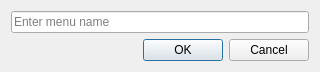
<?xml version="1.0" encoding="UTF-8"?>
<ui version="4.0">
 <class>AddMenu</class>
 <widget class="QDialog" name="AddMenu">
  <property name="geometry">
   <rect>
    <x>0</x>
    <y>0</y>
    <width>320</width>
    <height>72</height>
   </rect>
  </property>
  <property name="windowTitle">
   <string>Dialog</string>
  </property>
  <layout class="QVBoxLayout" name="verticalLayout">
   <item>
    <widget class="QLineEdit" name="menuName">
     <property name="placeholderText">
      <string>Enter menu name</string>
     </property>
    </widget>
   </item>
   <item>
    <widget class="QDialogButtonBox" name="buttonBox">
     <property name="orientation">
      <enum>Qt::Horizontal</enum>
     </property>
     <property name="standardButtons">
      <set>QDialogButtonBox::Cancel|QDialogButtonBox::Ok</set>
     </property>
    </widget>
   </item>
  </layout>
 </widget>
 <resources/>
 <connections>
  <connection>
   <sender>buttonBox</sender>
   <signal>accepted()</signal>
   <receiver>AddMenu</receiver>
   <slot>accept()</slot>
   <hints>
    <hint type="sourcelabel">
     <x>248</x>
     <y>254</y>
    </hint>
    <hint type="destinationlabel">
     <x>157</x>
     <y>274</y>
    </hint>
   </hints>
  </connection>
  <connection>
   <sender>buttonBox</sender>
   <signal>rejected()</signal>
   <receiver>AddMenu</receiver>
   <slot>reject()</slot>
   <hints>
    <hint type="sourcelabel">
     <x>316</x>
     <y>260</y>
    </hint>
    <hint type="destinationlabel">
     <x>286</x>
     <y>274</y>
    </hint>
   </hints>
  </connection>
 </connections>
</ui>
